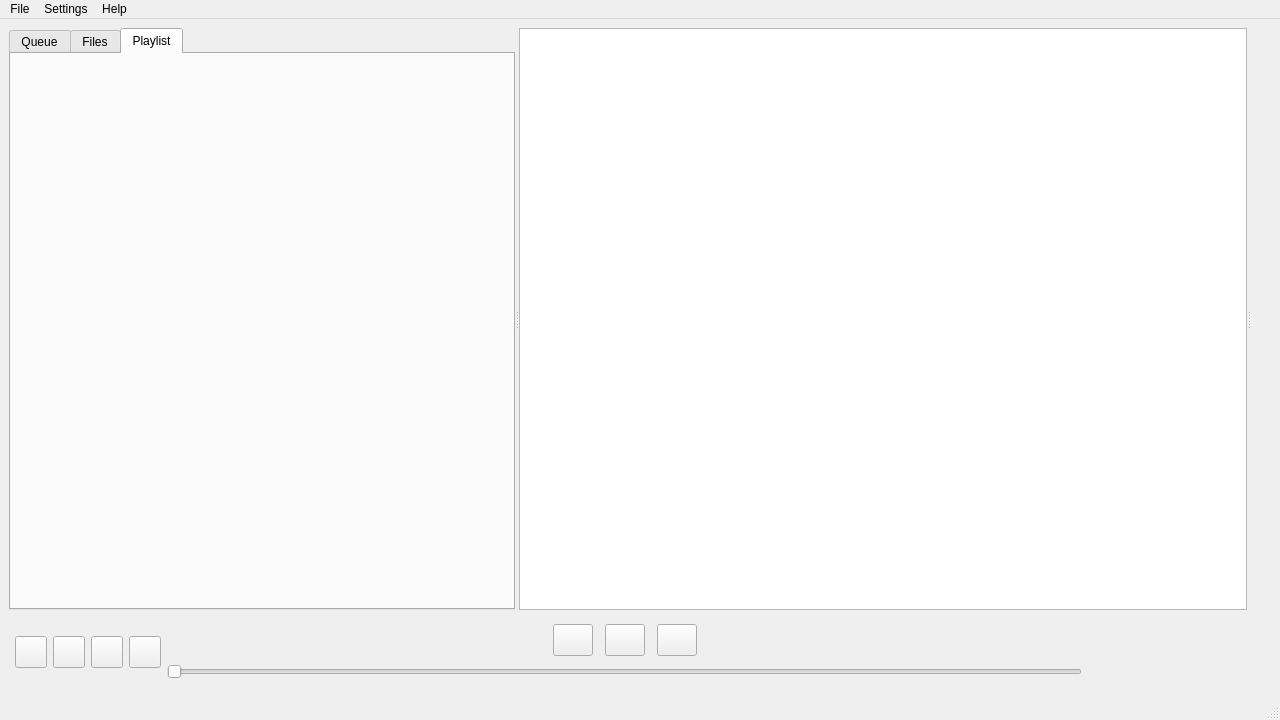
<?xml version="1.0" encoding="UTF-8"?>
<ui version="4.0">
 <class>MainWindow</class>
 <widget class="QMainWindow" name="MainWindow">
  <property name="geometry">
   <rect>
    <x>0</x>
    <y>0</y>
    <width>1280</width>
    <height>720</height>
   </rect>
  </property>
  <property name="windowTitle">
   <string>MainWindow</string>
  </property>
  <widget class="QWidget" name="centralwidget">
   <layout class="QVBoxLayout" name="verticalLayout_3">
    <item>
     <layout class="QVBoxLayout" name="MainVBox" stretch="16,2">
      <item>
       <widget class="QSplitter" name="PaneSplitter">
        <property name="orientation">
         <enum>Qt::Orientation::Horizontal</enum>
        </property>
        <widget class="QTabWidget" name="LeftPane">
         <property name="currentIndex">
          <number>2</number>
         </property>
         <widget class="QWidget" name="QueueTab">
          <attribute name="title">
           <string>Queue</string>
          </attribute>
         </widget>
         <widget class="QWidget" name="FileTab">
          <attribute name="title">
           <string>Files</string>
          </attribute>
         </widget>
         <widget class="QWidget" name="PlaylistTab">
          <attribute name="title">
           <string>Playlist</string>
          </attribute>
         </widget>
        </widget>
        <widget class="QWidget" name="CenterPane" native="true">
         <layout class="QVBoxLayout" name="verticalLayout_2">
          <item>
           <widget class="QTreeView" name="treeView">
            <attribute name="headerVisible">
             <bool>true</bool>
            </attribute>
            <attribute name="headerShowSortIndicator" stdset="0">
             <bool>true</bool>
            </attribute>
           </widget>
          </item>
         </layout>
        </widget>
        <widget class="QWidget" name="RightPane" native="true">
         <layout class="QVBoxLayout" name="verticalLayout">
          <item>
           <widget class="ScalingPixmapLabel" name="MainAlbumArt">
            <property name="text">
             <string/>
            </property>
           </widget>
          </item>
         </layout>
        </widget>
       </widget>
      </item>
      <item>
       <widget class="QWidget" name="PlaybackSection" native="true">
        <property name="minimumSize">
         <size>
          <width>0</width>
          <height>24</height>
         </size>
        </property>
        <layout class="QHBoxLayout" name="horizontalLayout" stretch="1,5,1">
         <property name="spacing">
          <number>6</number>
         </property>
         <property name="leftMargin">
          <number>6</number>
         </property>
         <property name="topMargin">
          <number>6</number>
         </property>
         <property name="rightMargin">
          <number>6</number>
         </property>
         <property name="bottomMargin">
          <number>6</number>
         </property>
         <item>
          <layout class="QVBoxLayout" name="PBSectionL">
           <item>
            <layout class="QHBoxLayout" name="MpdStatus">
             <item>
              <widget class="QPushButton" name="RepeatButton">
               <property name="sizePolicy">
                <sizepolicy hsizetype="Fixed" vsizetype="Fixed">
                 <horstretch>0</horstretch>
                 <verstretch>0</verstretch>
                </sizepolicy>
               </property>
               <property name="minimumSize">
                <size>
                 <width>32</width>
                 <height>32</height>
                </size>
               </property>
               <property name="text">
                <string/>
               </property>
               <property name="icon">
                <iconset>
                 <normaloff>../assets/repeat.svg</normaloff>../assets/repeat.svg</iconset>
               </property>
              </widget>
             </item>
             <item>
              <widget class="QPushButton" name="RandomButton">
               <property name="sizePolicy">
                <sizepolicy hsizetype="Fixed" vsizetype="Fixed">
                 <horstretch>0</horstretch>
                 <verstretch>0</verstretch>
                </sizepolicy>
               </property>
               <property name="minimumSize">
                <size>
                 <width>32</width>
                 <height>32</height>
                </size>
               </property>
               <property name="maximumSize">
                <size>
                 <width>32</width>
                 <height>32</height>
                </size>
               </property>
               <property name="text">
                <string/>
               </property>
               <property name="icon">
                <iconset>
                 <normaloff>../assets/shuffle.svg</normaloff>../assets/shuffle.svg</iconset>
               </property>
              </widget>
             </item>
             <item>
              <widget class="QPushButton" name="ConsumeButton">
               <property name="sizePolicy">
                <sizepolicy hsizetype="Fixed" vsizetype="Fixed">
                 <horstretch>0</horstretch>
                 <verstretch>0</verstretch>
                </sizepolicy>
               </property>
               <property name="minimumSize">
                <size>
                 <width>32</width>
                 <height>32</height>
                </size>
               </property>
               <property name="maximumSize">
                <size>
                 <width>32</width>
                 <height>32</height>
                </size>
               </property>
               <property name="text">
                <string/>
               </property>
               <property name="icon">
                <iconset>
                 <normaloff>../assets/consume.svg</normaloff>../assets/consume.svg</iconset>
               </property>
              </widget>
             </item>
             <item>
              <widget class="QPushButton" name="SingleButton">
               <property name="sizePolicy">
                <sizepolicy hsizetype="Fixed" vsizetype="Fixed">
                 <horstretch>0</horstretch>
                 <verstretch>0</verstretch>
                </sizepolicy>
               </property>
               <property name="minimumSize">
                <size>
                 <width>32</width>
                 <height>32</height>
                </size>
               </property>
               <property name="text">
                <string/>
               </property>
               <property name="icon">
                <iconset>
                 <normaloff>../assets/single.svg</normaloff>../assets/single.svg</iconset>
               </property>
              </widget>
             </item>
            </layout>
           </item>
           <item>
            <layout class="QHBoxLayout" name="horizontalLayout_3"/>
           </item>
          </layout>
         </item>
         <item>
          <layout class="QVBoxLayout" name="PBSectionC">
           <item>
            <layout class="QHBoxLayout" name="MediaControls">
             <item>
              <layout class="QHBoxLayout" name="BasicControls">
               <property name="spacing">
                <number>12</number>
               </property>
               <item>
                <spacer name="horizontalSpacer">
                 <property name="orientation">
                  <enum>Qt::Orientation::Horizontal</enum>
                 </property>
                 <property name="sizeHint" stdset="0">
                  <size>
                   <width>40</width>
                   <height>20</height>
                  </size>
                 </property>
                </spacer>
               </item>
               <item>
                <widget class="QPushButton" name="PrevButton">
                 <property name="sizePolicy">
                  <sizepolicy hsizetype="Fixed" vsizetype="Fixed">
                   <horstretch>0</horstretch>
                   <verstretch>0</verstretch>
                  </sizepolicy>
                 </property>
                 <property name="minimumSize">
                  <size>
                   <width>32</width>
                   <height>32</height>
                  </size>
                 </property>
                 <property name="maximumSize">
                  <size>
                   <width>128</width>
                   <height>128</height>
                  </size>
                 </property>
                 <property name="text">
                  <string/>
                 </property>
                 <property name="icon">
                  <iconset theme="QIcon::ThemeIcon::MediaSkipBackward"/>
                 </property>
                </widget>
               </item>
               <item>
                <widget class="QPushButton" name="PlaybackButton">
                 <property name="sizePolicy">
                  <sizepolicy hsizetype="Fixed" vsizetype="Fixed">
                   <horstretch>0</horstretch>
                   <verstretch>0</verstretch>
                  </sizepolicy>
                 </property>
                 <property name="minimumSize">
                  <size>
                   <width>32</width>
                   <height>32</height>
                  </size>
                 </property>
                 <property name="text">
                  <string/>
                 </property>
                 <property name="icon">
                  <iconset theme="QIcon::ThemeIcon::MediaPlaybackStart"/>
                 </property>
                </widget>
               </item>
               <item>
                <widget class="QPushButton" name="NextButton">
                 <property name="sizePolicy">
                  <sizepolicy hsizetype="Fixed" vsizetype="Fixed">
                   <horstretch>0</horstretch>
                   <verstretch>0</verstretch>
                  </sizepolicy>
                 </property>
                 <property name="minimumSize">
                  <size>
                   <width>32</width>
                   <height>32</height>
                  </size>
                 </property>
                 <property name="text">
                  <string/>
                 </property>
                 <property name="icon">
                  <iconset theme="QIcon::ThemeIcon::MediaSkipForward"/>
                 </property>
                </widget>
               </item>
               <item>
                <spacer name="horizontalSpacer_2">
                 <property name="orientation">
                  <enum>Qt::Orientation::Horizontal</enum>
                 </property>
                 <property name="sizeHint" stdset="0">
                  <size>
                   <width>40</width>
                   <height>20</height>
                  </size>
                 </property>
                </spacer>
               </item>
              </layout>
             </item>
            </layout>
           </item>
           <item>
            <widget class="QSlider" name="VolumeSlider">
             <property name="orientation">
              <enum>Qt::Orientation::Horizontal</enum>
             </property>
            </widget>
           </item>
          </layout>
         </item>
         <item>
          <layout class="QVBoxLayout" name="PBSectionR"/>
         </item>
        </layout>
       </widget>
      </item>
     </layout>
    </item>
   </layout>
  </widget>
  <widget class="QMenuBar" name="menubar">
   <property name="geometry">
    <rect>
     <x>0</x>
     <y>0</y>
     <width>1280</width>
     <height>22</height>
    </rect>
   </property>
   <widget class="QMenu" name="menuFile">
    <property name="title">
     <string>File</string>
    </property>
   </widget>
   <widget class="QMenu" name="menuSettings">
    <property name="title">
     <string>Settings</string>
    </property>
   </widget>
   <widget class="QMenu" name="menuHelp">
    <property name="title">
     <string>Help</string>
    </property>
   </widget>
   <addaction name="menuFile"/>
   <addaction name="menuSettings"/>
   <addaction name="menuHelp"/>
  </widget>
  <widget class="QStatusBar" name="statusbar"/>
 </widget>
 <customwidgets>
  <customwidget>
   <class>ScalingPixmapLabel</class>
   <extends>QLabel</extends>
   <header>scalingpixmaplabel.h</header>
  </customwidget>
 </customwidgets>
 <resources/>
 <connections/>
</ui>
